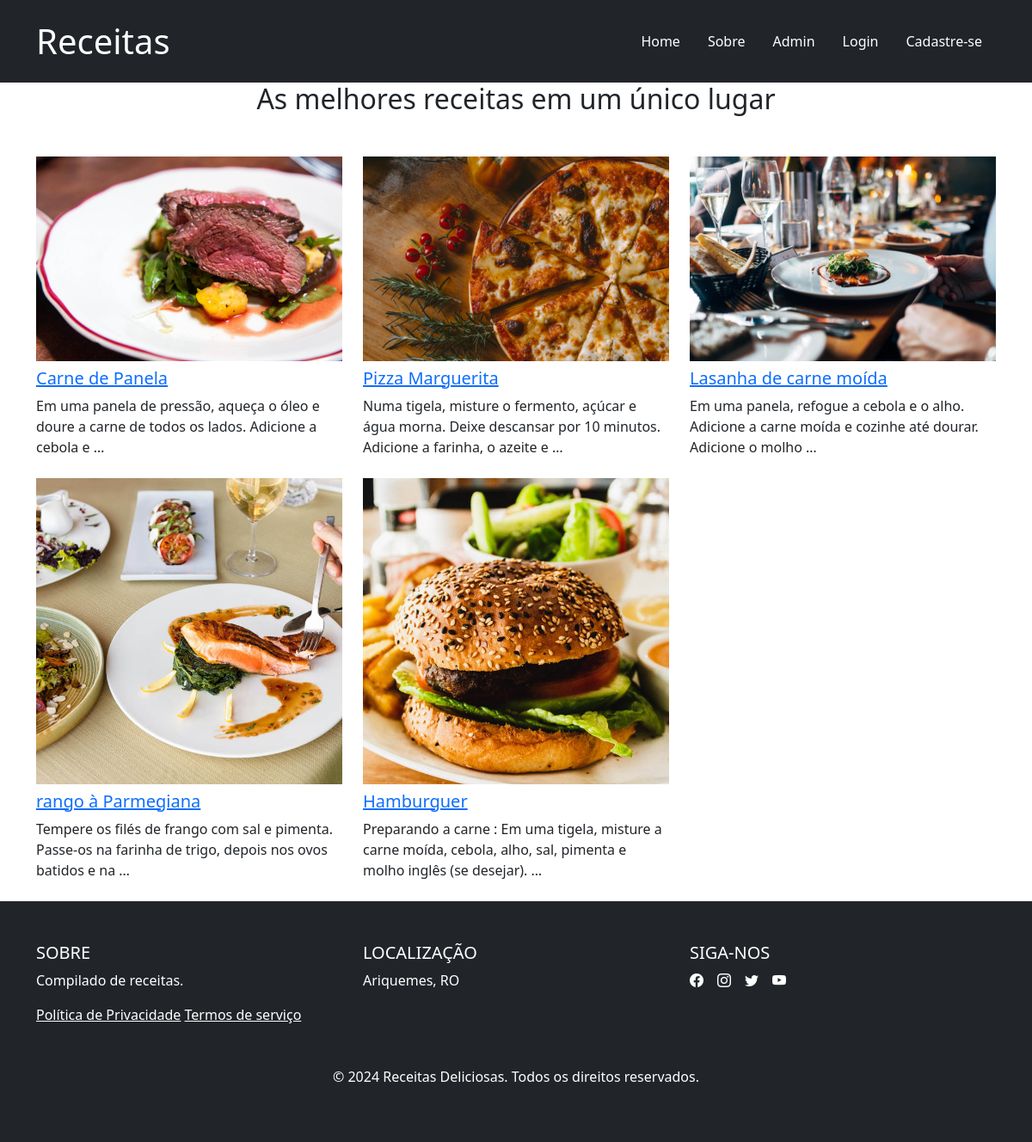
The page / on the database its author committed.
### core/models.py (models this page shows, shortened)
class Receita(models.Model):
    titulo = models.CharField(max_length=200)
    ingredientes = models.TextField(help_text="Liste os ingredientes separados por vírgulas.")
    instrucoes = models.TextField(help_text="Escreva as instruções passo a passo.")
    foto = models.ImageField(null=True, blank=True, verbose_name="Foto da Receita")
    data_criacao = models.DateTimeField(auto_now_add=True)
    data_atualizacao = models.DateTimeField(auto_now=True)
    usuario = models.ForeignKey(User, on_delete=models.CASCADE, verbose_name="Usuário")
    categoria = models.ForeignKey(Categoria, on_delete=models.SET_NULL, null=True, blank=True, verbose_name="Categoria")
    class Meta:
        verbose_name = "Receita"
        verbose_name_plural = "Receitas"

### core/views.py (the view)
# urls.py: path('', views.IndexView.as_view(), name='home'),
class IndexView(ListView):
    template_name = 'index.html'
    queryset = Receita.objects.all()
    context_object_name = 'receitas'

### core/templates/index.html
{% extends 'base.html' %}
{% load static %}
{% block content %}
<main>
    <section class="recipes section-padding">
        <div class="container">
            <div class="row">
                <h2 class="text-center mb-lg-5 mb-4">As melhores receitas em um único lugar</h2>
                {% if receitas %}
                    {% for receita in receitas %}
                    <div class="col-lg-4 col-md-6 col-12">
                        <div class="recipe-thumb mb-4">
                            <a href="{% url 'core:receita_detail' receita.id %}">
                                <img src="{% if receita.foto %}{{ receita.foto.url }}{% else %}{% static 'images/alexander-hipp-iEEBWgY_6lA-unsplash.jpg' %}{% endif %}"
                                     class="img-fluid recipe-image"
                                     alt="{{ receita.titulo }}">
                            </a>
                            <div class="recipe-info">
                                <h5 class="recipe-title mt-2">
                                    <a href="{% url 'core:receita_detail' receita.id %}" class="recipe-title-link">{{ receita.titulo }}</a>
                                </h5>
                                <p class="recipe-description">{{ receita.instrucoes |truncatewords:20 }}</p>
                            </div>
                        </div>
                    </div>
                    {% endfor %}
                {% else %}
                    <div class="col-12">
                        <p class="text-center">Ainda não temos receitas no site. Cadastre a sua primeira receita!</p>
                    </div>
                {% endif %}
            </div>
        </div>
    </section>
</main>
{% endblock %}

### core/templates/base.html (shortened to what this page needs)
<!DOCTYPE html>
{% load static %}
<html lang="pt-br">
<head>
    <link href="https://cdn.jsdelivr.net/npm/bootstrap@5.1.3/dist/css/bootstrap.min.css" rel="stylesheet">
    <link href="{% static 'css/bootstrap.min.css' %}" rel="stylesheet">
    <link href="{% static 'css/bootstrap-icons.css' %}" rel="stylesheet">
    <link href="{% static 'css/bootstrap-icons.css' %}" rel="stylesheet">
</head>
<body>
    <header class="bg-dark text-white py-4">
    <div class="container">
        <div class="d-flex justify-content-between align-items-center">
            <div>
                <h1 class="m-0">Receitas</h1>
            </div>
            <nav>
                <ul class="nav">
                    <li class="nav-item">
                        <a class="nav-link text-white" href="/">Home</a>
                    </li>
                    <li class="nav-item">
                        <a class="nav-link text-white" href="#about">Sobre</a>
                    </li>
                    <li class="nav-item">
                        <a class="nav-link text-white" href="admin/">Admin</a>
                    </li>
                    <li class="nav-item">
                        <a class="nav-link text-white" href="{% url 'loginuser' %}">Login</a>
                    </li>
                    <li class="nav-item">
                        <a class="nav-link text-white" href="{% url 'cadusuario' %}">Cadastre-se</a>
                    </li>
                </ul>
            </nav>
        </div>
    </div>
</header>
    {% block content %}{% endblock %}
    <footer class="bg-dark text-white py-5">
    <div class="container">
        <div class="row">
            <div class="col-md-4 mb-4">
                <h5 class="text-uppercase">Sobre</h5>
                <p>Compilado de receitas.</p>
                <a href="#" class="text-white">Política de Privacidade</a>
                <a href="#" class="text-white">Termos de serviço</a>
            </div>
            <div class="col-md-4 mb-4">
                <h5 class="text-uppercase">Localização</h5>
                <p>Ariquemes, RO</p>
            </div>
            <div class="col-md-4 mb-4">
                <h5 class="text-uppercase">Siga-nos</h5>
                <ul class="list-unstyled d-flex">
                    <li class="me-3"><a href="#" class="text-white"><i class="bi bi-facebook"></i></a></li>
                    <li class="me-3"><a href="#" class="text-white"><i class="bi bi-instagram"></i></a></li>
                    <li class="me-3"><a href="#" class="text-white"><i class="bi bi-twitter"></i></a></li>
                    <li><a href="#" class="text-white"><i class="bi bi-youtube"></i></a></li>
                </ul>
            </div>
        </div>
        <div class="text-center mt-4">
            <p>&copy; 2024 Receitas Deliciosas. Todos os direitos reservados.</p>
        </div>
    </div>
    </footer>
</body>
</html>

### rows shown on the page
Receita: foto (picture), titulo "Carne de Panela", instrucoes "Em uma panela de pressão, aqueça o óleo e doure a carne de todos os lados. Adicione a cebola e …"
Receita: foto (picture), titulo "Pizza Marguerita", instrucoes "Numa tigela, misture o fermento, açúcar e água morna. Deixe descansar por 10 minutos. Adicione a farinha, o azeite e …"
Receita: foto (picture), titulo "Lasanha de carne moída", instrucoes "Em uma panela, refogue a cebola e o alho. Adicione a carne moída e cozinhe até dourar. Adicione o molho …"
Receita: foto (picture), titulo "rango à Parmegiana", instrucoes "Tempere os filés de frango com sal e pimenta. Passe-os na farinha de trigo, depois nos ovos batidos e na …"
Receita: foto (picture), titulo "Hamburguer", instrucoes "Preparando a carne : Em uma tigela, misture a carne moída, cebola, alho, sal, pimenta e molho inglês (se desejar). …"
